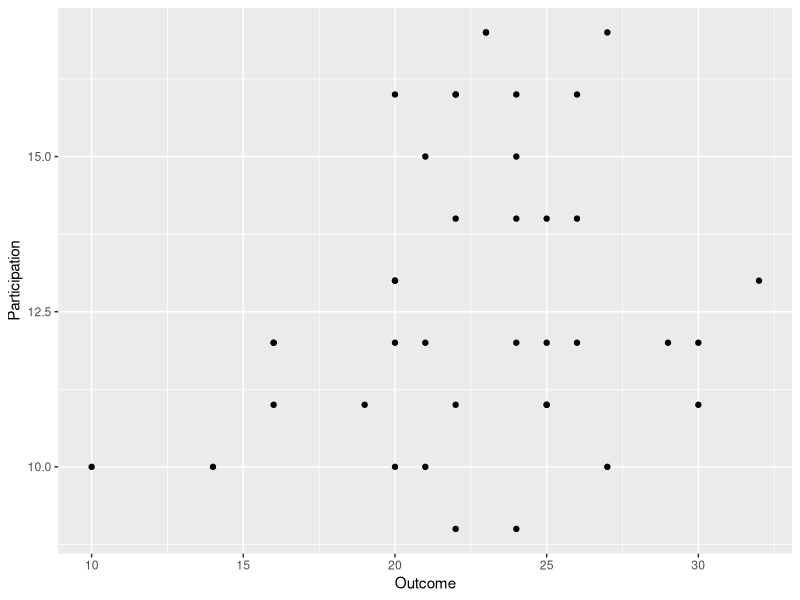
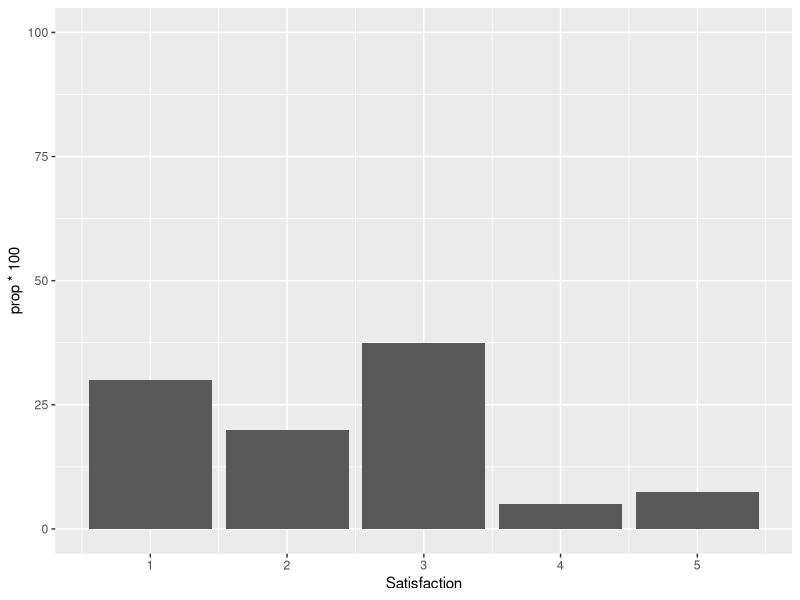
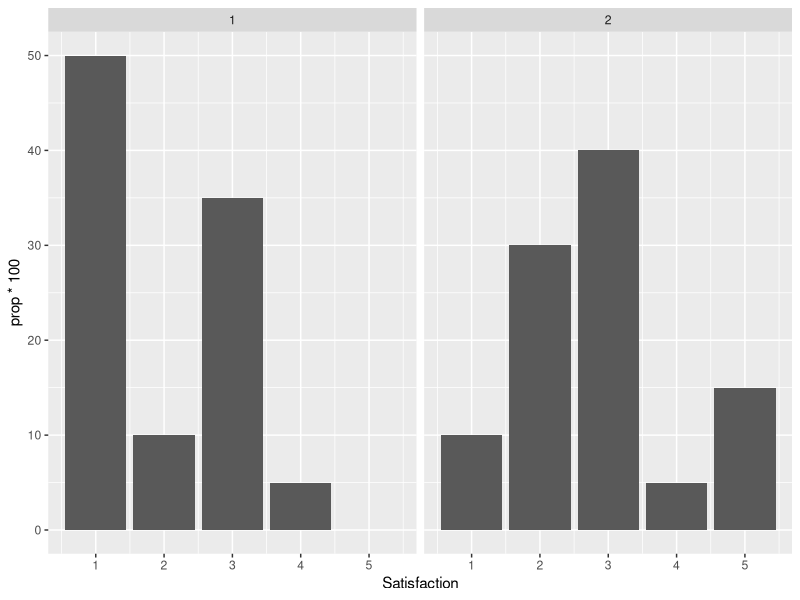
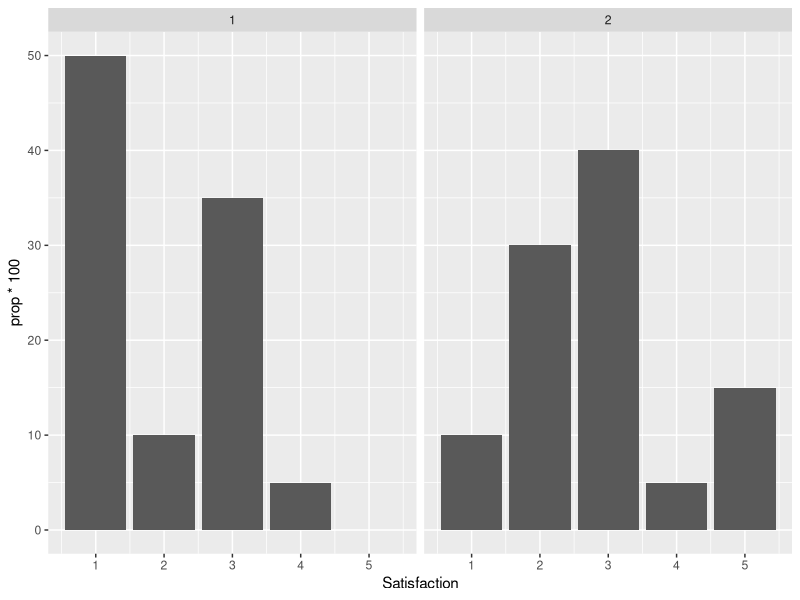

Reproduce these figures in R, in order.
#
# American Evaluation Association
# Annual Conference 2019
#                         
# Eric Einspruch
# ELE Consulting, LLC
#

#
# Load packages
#

library(tidyverse) # Group of Tidyverse packages
library(psych)     # General purpose toolbox
library(skimr)     # Summary statistics
library(gmodels)   # Various tools for model fitting

#
# Read data (hypothetical)
#   ID: Participant ID
#   Program: Prgram ID 
#   Outcome: Outcome Score
#   Satisfaction: Level of satisfaction with the program
#   Part_1 to Part_5: Five items measuring different aspects of program participation
#

AEA_2019 <- read.csv("AEA 2019 Example Data.csv", header = TRUE)

#
# Look at the data
#

# Type the name of the data frame
AEA_2019
 
# Use  head() function to see only some cases
head(AEA_2019, n = 5)

# Open a window to view the data fame (note  uppercase V)
# Alternatively, click on the file name in the environment panel
View(AEA_2019) 

#
# Look at a variable
#

# Base R approach (note use of " $ ")
AEA_2019$Part_4

# Tidyverse approach (note use of " %>% ")
AEA_2019 %>% 
  select(ID, Part_4) %>% 
  head(n = 10)

#
# Assign missing values
#

# Frequency distribution: Base R approach
transform(table(AEA_2019$Part_4))  

# Assign missing value
AEA_2019 <- AEA_2019 %>% 
     mutate(Part_4 = na_if(Part_4, 9))

# Frequency distribution: Tidyverse approach (check that missing value has been assigned)
AEA_2019 %>%
  group_by(Part_4) %>%
  summarize(Freq = n())

#
# Let R know if a variable is categorical (nominal): factor
#

# Display the structure of an object: str
#    For example "int" is an integer, "Factor" is a factor

str(AEA_2019$Program)
AEA_2019 <- AEA_2019 %>% 
     mutate(Program = factor(Program))
str(AEA_2019$Program)

#
# Create new variable
#

# Total participation score 
AEA_2019 <- AEA_2019 %>% 
     mutate(Participation = (AEA_2019$Part_1 + 
                             AEA_2019$Part_2 + 
                             AEA_2019$Part_3 + 
                             AEA_2019$Part_4 +
                             AEA_2019$Part_5))

# List cases to check computation

AEA_2019 %>% 
  select(ID, Part_1, Part_2, Part_3, Part_4, Part_5, Participation) %>% 
  head(n = 5)

#
# Analyze data
#

# Summary statistics

AEA_2019 %>% 
     describe()

AEA_2019 %>% 
     skim()

# Frequency distribution
AEA_2019 %>% 
     group_by(Satisfaction) %>% 
     summarize(n = n()) %>% 
     mutate(Percent = round(prop.table(n) * 100, 1)) 

# Note that result is an object that can subsequently be read and used (common in R)
Satisfaction_Dist <- AEA_2019 %>% 
  group_by(Satisfaction) %>% 
  summarize(n = n()) %>% 
  mutate(Percent = round(prop.table(n) * 100, 1)) 

Satisfaction_Dist
View(Satisfaction_Dist)

# Crosstab satisfaction by program

table(AEA_2019$Program, 
      AEA_2019$Satisfaction)

CrossTable(AEA_2019$Program, 
           AEA_2019$Satisfaction, 
           expected = FALSE, 
           prop.c = FALSE, 
           prop.t = FALSE, 
           prop.chisq = FALSE, 
           sresid = FALSE, 
           chisq = TRUE, 
           format = "SPSS")

#
# Data visualization
#
#    Layered grammar of graphics
#    You can uniquely describe any plot as a combination of:
#
#       data set: Data to display 
#       stat:     Transform data into info to display (e.g. percentage)
#       geom:     Geometric object to represent the transformed data; use aesthetic  (aes) 
#                    properties of geom to represent variables in the data
#       mapping:  Map the values of the variable(s) to the levels of the aesthetic
#       coord:    Place geoms onto a coordinate system
#       position: Adjust position of geoms within the coordinate system
#       facet:    Split the graph into subpolts


# Scatterplot
ggplot(data = AEA_2019, 
       mapping = aes(x = Outcome, 
                     y = Participation)) +
     geom_point()

# Bar chart (percentages)
ggplot(AEA_2019, aes(x = Satisfaction, y = ..prop.. * 100, group = 1)) + 
     geom_bar() +
     ylim(0, 100)

# Bar chart (facet by program)
ggplot(AEA_2019, aes(x = Satisfaction, y = ..prop.. * 100, group = 1)) +
     geom_bar() +
     facet_wrap(~Program)

# Save chart (default saves most recent chart)
ggsave("barchart.png")
